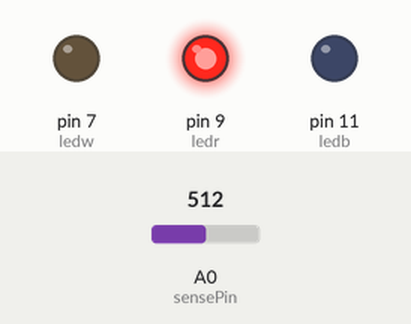
A sketch run on a simulated Arduino Uno, built with avr-gcc and run on an emulated ATmega328P. On the bench: output pins drawn as LEDs (lit = HIGH). Inputs (shaded band) come from the test bench; at power-on: A0 (sensePin) = 512. What the sketch prints to the serial monitor is not drawn.

Above: at 1.2 s.
1.3 s: A0 (sensePin) set to 106
2.8 s: A0 (sensePin) set to 92
At 3.1 s:
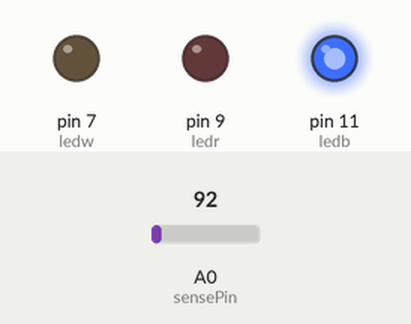
4.3 s: A0 (sensePin) set to 34
5.8 s: A0 (sensePin) set to 27
At 6.6 s:
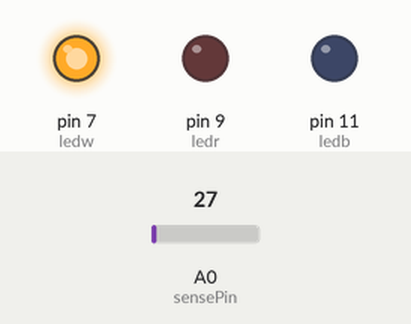
7.3 s: A0 (sensePin) set to 122
At 7.7 s:
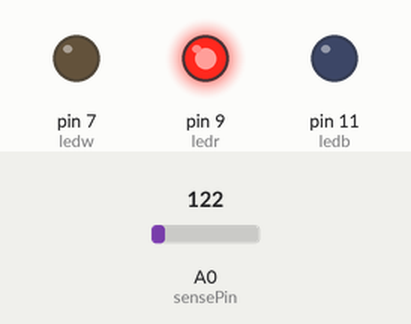
8.8 s: A0 (sensePin) set to 0
At 10.0 s:
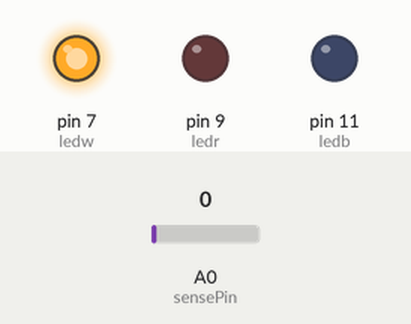
Timing chart, 0 to 11.3 s (numbered marks = the images above; inputs shaded):
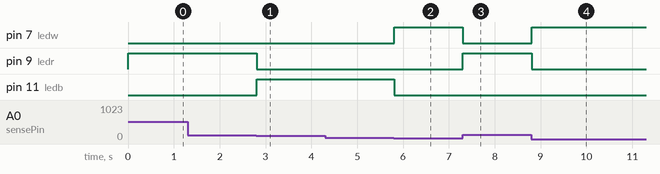

The sketch:

3led.ino
```cpp
int ledr=9;
int ledw=7;
int ledb=11;
int sensePin=A0;
void setup() {
  // put your setup code here, to run once:
 analogReference(DEFAULT);
 pinMode(sensePin,INPUT);
 pinMode(ledr,OUTPUT);
 pinMode(ledw,OUTPUT);
 pinMode(ledb,OUTPUT);
 Serial.begin(9600);
}
int value;
void loop() {
  // put your main code here, to run repeatedly:
     value=analogRead(sensePin);
     Serial.println(analogRead(sensePin));

     value=constrain(value,30,100);
     int ledlvl=map(value,30,100,0,255);


    if(ledlvl==255)
    {
      digitalWrite(ledr,HIGH);
      digitalWrite(ledw,LOW);
      digitalWrite(ledb,LOW);

    }

    else if(ledlvl==0)
    {
      digitalWrite(ledw,HIGH);
      digitalWrite(ledr,LOW);
      digitalWrite(ledb,LOW);
    }

    else
    {
      digitalWrite(ledb,HIGH);
      digitalWrite(ledr,LOW);
      digitalWrite(ledw,LOW);
    }


}
```

Measured:
- the behaviour switches between 100 and 99 on A0 (sensePin) (found by bisection; images 0 and 1)
- the behaviour switches between 31 and 30 on A0 (sensePin) (found by bisection; images 1 and 2)
- after the input at 2.8 s, pin 9 (ledr): HIGH → LOW at once; pin 11 (ledb): LOW → HIGH at once
- after the input at 5.8 s, pin 7 (ledw): LOW → HIGH at once; pin 11 (ledb): HIGH → LOW at once
- after the input at 7.3 s, pin 7 (ledw): HIGH → LOW at once; pin 9 (ledr): LOW → HIGH at once
- after the input at 8.8 s, pin 7 (ledw): LOW → HIGH at once; pin 9 (ledr): HIGH → LOW at once
